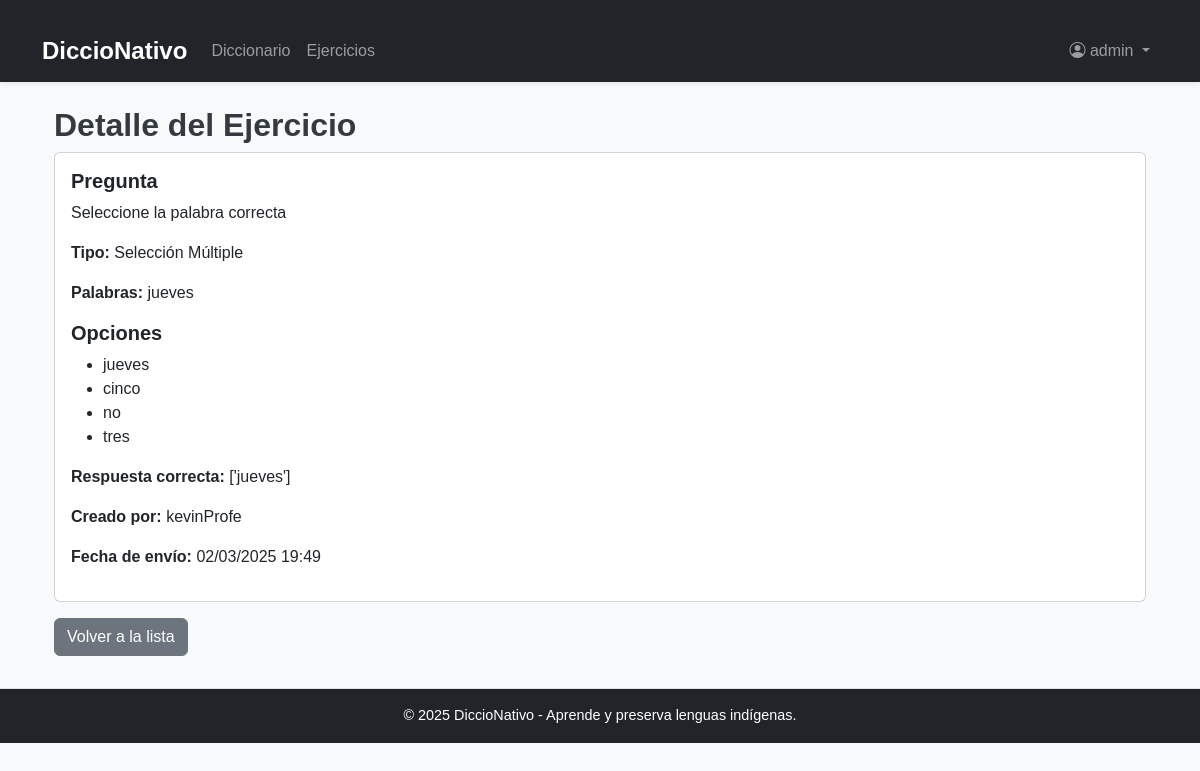
Page /ejercicios/16/ (signed in) on the committed database.
### accounts/models.py (models this page shows)
class CustomUser(AbstractUser):
    ROLE_CHOICES = (
        ("estudiante", "Estudiante"),
        ("profesor", "Profesor"),
        ("administrador", "Administrador"),
    )
    role = models.CharField(max_length=20, choices=ROLE_CHOICES, default="estudiante")
    age = models.PositiveIntegerField(null=True, blank=True)
    def __str__(self):
        return self.username

### ejercicios/models.py (models this page shows, shortened)
class Exercise(models.Model):
    EXERCISE_TYPE_CHOICES = (
        ("seleccion", "Selección Múltiple"),
        ("emparejamiento", "Emparejamiento"),
    )
    words_m2m = models.ManyToManyField(
        Word,
        blank=True,
        related_name="exercises",
        help_text="Selecciona las palabras involucradas (usado para ejercicios de selección múltiple)."
    )
    words_json = models.JSONField(
        blank=True,
        null=True,
        help_text="Pares de palabras en formato JSON (usado para ejercicios de emparejamiento). Ej: [['gato','cat'], ['perro','dog'], ['sol','sun'], ['luna','moon']]"
    )
    exercise_type = models.CharField(
        max_length=20,
        choices=EXERCISE_TYPE_CHOICES
    )
    question = models.TextField()
    options = models.JSONField(
        blank=True,
        null=True,
        help_text="Lista de opciones en formato JSON"
    )
    correct_answer = models.JSONField(
        blank=True,
        null=True,
        help_text="Lista de respuestas correctas en formato JSON",
        default=list
    )
    assigned_students = models.ManyToManyField(
        User,
        blank=True,
        limit_choices_to={'role': 'estudiante'},
        related_name="assigned_exercises"
    )
    user = models.ForeignKey(
        User,
        on_delete=models.CASCADE,
        null=True,
        blank=True,
        related_name="created_exercises"
    )
    submitted_at = models.DateTimeField(auto_now_add=True)

### vocabulario/models.py (models this page shows, shortened)
class Word(models.Model):
    term = models.CharField(max_length=100, help_text="La palabra en la lengua indígena")
    translation = models.CharField(max_length=150, help_text="Traducción de la palabra")
    language = models.CharField(max_length=50, help_text="Nombre de la lengua indígena")
    example = models.TextField(blank=True, null=True, help_text="Ejemplo de uso de la palabra")
    created_at = models.DateTimeField(auto_now_add=True)
    updated_at = models.DateTimeField(auto_now=True)

### ejercicios/views.py (the view)
# urls.py: path("<int:pk>/", ExerciseDetailView.as_view(), name="exercise_detail"),
class ExerciseDetailView(LoginRequiredMixin, DetailView):
    model = Exercise
    template_name = "ejercicios/exercise_detail.html"

### templates/ejercicios/exercise_detail.html (shortened to what this page needs)
{% extends "base.html" %}
{% block content %}
<div class="container mt-4">
  <h2>Detalle del Ejercicio</h2>
  <div class="card">
    <div class="card-body">
      <h5 class="card-title">Pregunta</h5>
      <p class="card-text">{{ object.question }}</p>
      <p><strong>Tipo:</strong> {{ object.get_exercise_type_display }}</p>
      <p>
        <strong>Palabras:</strong>
        {% if object.exercise_type == "emparejamiento" %}
          {% for pair in object.words_json %}
            {{ pair.0 }} - {{ pair.1 }}{% if not forloop.last %}, {% endif %}
          {% endfor %}
        {% else %}
          {% for word in object.words_m2m.all %}
            <a href="{% url 'word_detail' word.pk %}">{{ word.term }}</a>{% if not forloop.last %}, {% endif %}
          {% endfor %}
        {% endif %}
      </p>
      {% if object.options %}
        <h5>Opciones</h5>
        <ul>
          {% for option in object.options %}
            <li>{{ option }}</li>
          {% endfor %}
        </ul>
      {% endif %}
      <p><strong>Respuesta correcta:</strong> {{ object.correct_answer }}</p>
      <p><strong>Creado por:</strong> {{ object.user }}</p>
      <p><strong>Fecha de envío:</strong> {{ object.submitted_at|date:"d/m/Y H:i" }}</p>
    </div>
  </div>
  <a href="{% url 'exercise_list' %}" class="btn btn-secondary mt-3">Volver a la lista</a>
</div>
{% endblock content %}

### templates/base.html (shortened to what this page needs)
{% load static %}
<!DOCTYPE html>
<html lang="es">
<head>
  <link href="https://cdn.jsdelivr.net/npm/bootstrap@5.3.0/dist/css/bootstrap.min.css" rel="stylesheet">
  <link rel="stylesheet" href="{% static 'css/base.css' %}">
  <link rel="stylesheet" href="https://cdnjs.cloudflare.com/ajax/libs/bootstrap-icons/1.10.5/font/bootstrap-icons.min.css">
</head>
<body>
  <nav class="navbar navbar-expand-lg navbar-dark bg-dark shadow-sm">
    <div class="container">
      <a class="navbar-brand fw-bold" href="{% url 'home' %}">DiccioNativo</a>
      <div class="collapse navbar-collapse" id="navbarNav">
        <ul class="navbar-nav me-auto">
          <li class="nav-item"><a class="nav-link" href="{% url 'word_list' %}">Diccionario</a></li>
          <li class="nav-item"><a class="nav-link" href="{% url 'exercise_list' %}">Ejercicios</a></li>
        </ul>
        <ul class="navbar-nav ms-auto">
          {% if user.is_authenticated %}
            <li class="nav-item dropdown">
              <a class="nav-link dropdown-toggle" href="#" id="userDropdown" role="button" data-bs-toggle="dropdown">
                <i class="bi bi-person-circle"></i> {{ user.username }}
              </a>
            </li>
          {% else %}
            <li class="nav-item"><a class="nav-link" href="{% url 'login' %}"><i class="bi bi-box-arrow-in-right"></i> Iniciar sesión</a></li>
            <li class="nav-item"><a class="nav-link" href="{% url 'signup' %}"><i class="bi bi-person-plus"></i> Registrarse</a></li>
          {% endif %}
        </ul>
      </div>
    </div>
  </nav>
  <main class="container my-4">
    {% block content %}{% endblock %}
  </main>
  <footer class="bg-dark text-white text-center py-3">
    <p class="mb-0">© 2025 DiccioNativo - Aprende y preserva lenguas indígenas.</p>
  </footer>
</body>
</html>

### static/css/base.css (style rules this page uses)
body { font-family: 'Source Sans Pro', sans-serif; background-color: #f8f9fa; color: #343a40; margin: 0; padding: 0; }
.navbar-brand { font-weight: bold; font-size: 1.5rem; }
h1, h2, h3, h4, h5, h6 { font-family: 'Source Sans Pro', sans-serif; font-weight: 700; }
footer { padding: 1rem 0; border-top: 1px solid #dee2e6; font-size: 0.9rem; color: #6c757d; text-align: center; margin-top: 2rem; }
.container { margin-top: 20px; }
a { text-decoration: none; color: inherit; }

### rows in the picture
CustomUser: username "admin"
Exercise: question "Seleccione la palabra correcta", exercise_type "Selección Múltiple", correct_answer "['jueves']", user "kevinProfe", submitted_at "02/03/2025 19:49"
Word: term "jueves"

### other values in the picture
{{ option }} "jueves" "cinco" "no" "tres"
